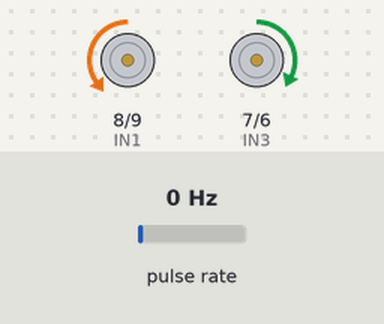
Simulated run of this sketch. Board: Arduino Uno, built with avr-gcc and run on an emulated ATmega328P. Parts: motor-driver pin pairs drawn as motors (green arrow = first pin HIGH = forward, orange = second pin HIGH = backward, longer = more drive, scaled by the enable pin). Wiring (inferred from the names in the program): pulse sensor: data pin 2. The test bench sets the inputs (shaded band); at power-on: pulse rate 0 Hz.

Above: at 1.2 s.
1.3 s: pulse rate (sensor on pin 2) set to 23 Hz
4.3 s: pulse rate (sensor on pin 2) set to 28 Hz
At 5.7 s:
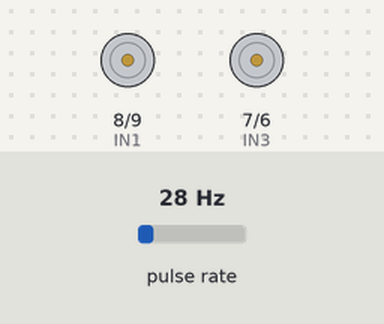
Timing chart, 0 to 7.3 s (numbered marks = the images above; inputs shaded):
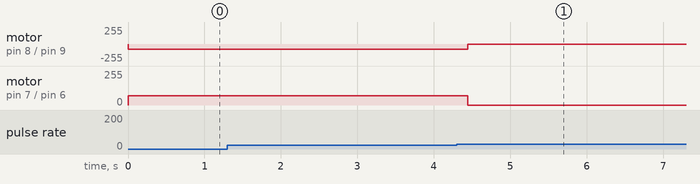

The sketch:

1Meater.ino
```cpp
// ===== MOTOR PINS =====
const uint8_t ENA = 5;
const uint8_t IN1 = 8;
const uint8_t IN2 = 9;

const uint8_t IN3 = 7;
const uint8_t IN4 = 6;
const uint8_t ENB = 10;

// ===== ENCODER =====
const uint8_t ENCODER_PIN = 2;
volatile long encoderCount = 0;

// ===== PARAMETERS =====
const float WHEEL_DIAMETER = 0.065;   // meters
const int   PULSES_PER_REV = 20;
const float TARGET_DISTANCE = 1.5;    // meters

int leftSpeed  = 80;   // slower
int rightSpeed = 70;

// ===== TARGET =====
long targetPulses;

// ===== ENCODER ISR =====
void encoderISR() {
  encoderCount++;
}

// ===== MOTOR CONTROL =====
void moveForward() {
  digitalWrite(IN1, LOW);
  digitalWrite(IN2, HIGH);

  digitalWrite(IN3, HIGH);
  digitalWrite(IN4, LOW);

  analogWrite(ENA, leftSpeed);
  analogWrite(ENB, rightSpeed);
}

void stopMotors() {
  analogWrite(ENA, 0);
  analogWrite(ENB, 0);
  digitalWrite(IN1, LOW);
  digitalWrite(IN2, LOW);
  digitalWrite(IN3, LOW);
  digitalWrite(IN4, LOW);
}

void setup() {
  pinMode(IN1, OUTPUT);
  pinMode(IN2, OUTPUT);
  pinMode(IN3, OUTPUT);
  pinMode(IN4, OUTPUT);
  pinMode(ENA, OUTPUT);
  pinMode(ENB, OUTPUT);

  pinMode(ENCODER_PIN, INPUT);   // IMPORTANT FIX
  attachInterrupt(digitalPinToInterrupt(ENCODER_PIN), encoderISR, CHANGE);

  float circumference = WHEEL_DIAMETER * 3.1416;
  targetPulses = (TARGET_DISTANCE / circumference) * PULSES_PER_REV;

  encoderCount = 0;
}

void loop() {
  moveForward();

  if (encoderCount >= targetPulses) {
    stopMotors();
    while (1);
  }
}
```

Measured:
- the behaviour switches between 24 and 25 Hz on pulse rate (sensor on pin 2) (found by bisection; images 0 and 1)
- after the input at 1.3 s, every drawn part: stays the same
